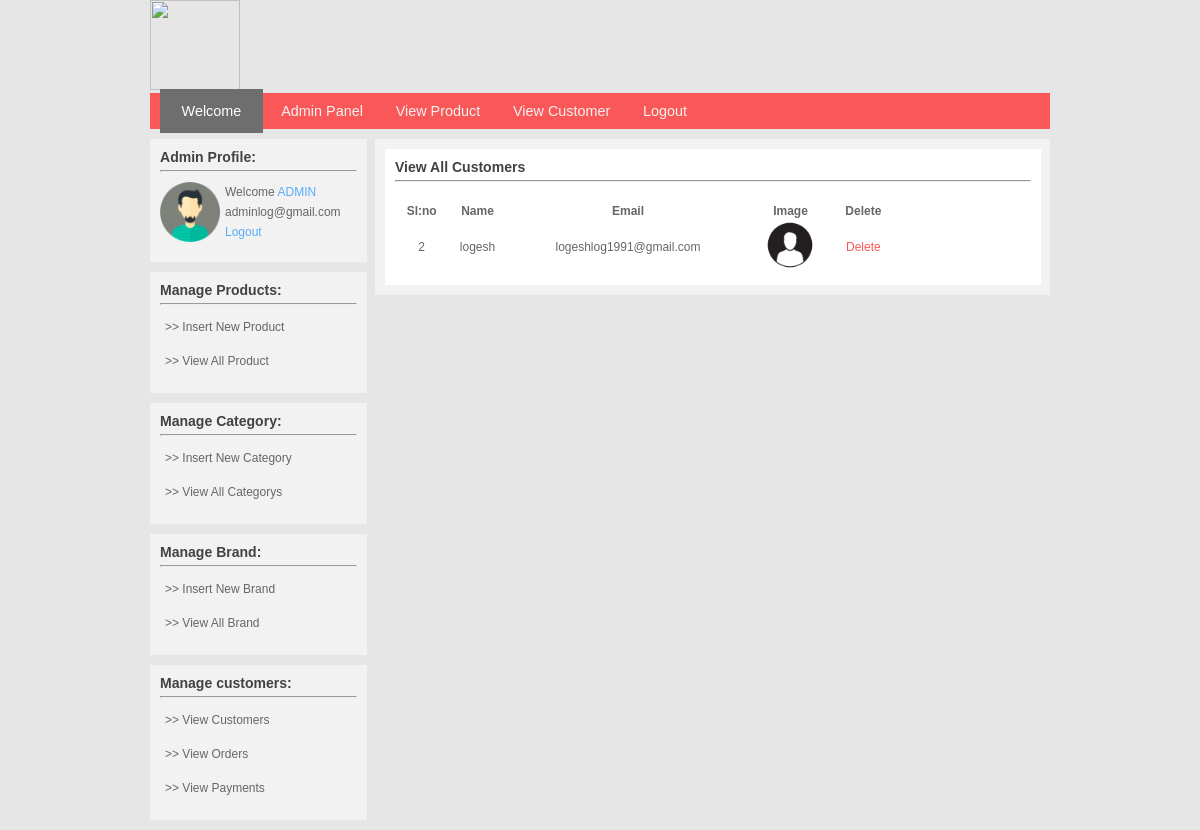
The page /e-commerce/admin_area/index.php?view_customers (signed in) on the database its author committed.
### tables this page shows
CREATE TABLE IF NOT EXISTS `customers` (
  `customer_id` int(11) NOT NULL,
  `customer_ip` varchar(20) NOT NULL,
  `customer_name` text NOT NULL,
  `customer_email` varchar(50) NOT NULL,
  `customer_pass` varchar(50) NOT NULL,
  `customer_country` text NOT NULL,
  `customer_city` text NOT NULL,
  `customer_contact` varchar(100) NOT NULL,
  `customer_address` text NOT NULL,
  `customer_image` varchar(100) NOT NULL
);

### e-commerce/admin_area/includes/admin_view_customers.php (the view)
<div id="cart_content">
	<div id="cart_inside">
		<h3>View All Customers</h3>
		<hr/>
		<?php
		$select = $conn->query("select * from customers");
		if($select->num_rows>0){
			$pro_array = array();
			while($rows = $select->fetch_assoc()){
				$pro_array[] = $rows;
			}
		}
		?>
		<table align="center" style="margin-top:20px;" width="500px">
				<thead style="font-style:bold">
					<th>Sl:no</th>
					<th>Name</th>
					<th>Email</th>
					<th>Image</th>
					<th>Delete</th>
				</thead>
				<tbody>
				<?php if(count($pro_array)){
					foreach ($pro_array as $product){
				?>
					<tr style="height:50px;">
						<td align="center" valign="middle">
							<?php echo $product['customer_id'];?>
						</td>
						<td align="center">
							<?php echo $product['customer_name'];?>
						</td>
						<td align="center" valign="middle">
							<?php echo $product['customer_email'];?>
						</td>
						<td align="center" valign="middle">
							<img src="../customer/customer_img/<?php echo $product['customer_image']; ?>" width="50" height="50" />
						</td>
						<td align="center" valign="middle">
							<a href="index.php?cus_delete_id=<?php echo $product['customer_id'];?>" style="text-decoration:none;color:#FA5858">Delete</a>
						</td>
					</tr>
					<?php
					}
				}
				?>
			</tbody>
		</table>
	</div>
</div>

### e-commerce/template/admin_sidebar.php
<?php
if(isset($_SESSION['admin_login'])){
	$c_email = $_SESSION['admin_login'];
	$select = $conn->query("select * from admin where user_email = '$c_email'");
	if($select->num_rows>0){
		$user_array = array();
		while($row = $select->fetch_assoc()){
			$user_array[] = $row;
		}
	}
		if(count($user_array)){
			foreach($user_array as $c_data){
?>
		<div id="side_bar">
				<h3>Admin Profile:</h3>
					<hr/>
					<div class="customer_inside">
						<img id="user" src="../admin_area/admin_img/admin_2.png" width="60" height="60" />
						Welcome <b style='color:#58ACFA'>ADMIN</b> <?php echo $c_data['user_email']; ?>
						<b><a href='../admin_area/includes/admin_logout.php' style='text-decoration:none;color:#58ACFA'>  Logout</a></b>
						<br/>
					</div>
				</div>
				<div id="side_bar">
					<h3>Manage Products:</h3>
					<hr/>
					<ul>
						<li><a href="index.php?insert_product"> >> Insert New Product</a></li>
						<li><a href="index.php?view_product"> >> View All Product</a></li>
					</ul>
				</div>
				<div id="side_bar">
					<h3>Manage Category:</h3>
					<hr/>
					<ul>
						<li><a href="index.php?insert_category"> >> Insert New Category</a></li>
						<li><a href="index.php?view_category"> >> View All Categorys</a></li>
					</ul>
				</div>
				<div id="side_bar">
					<h3>Manage Brand:</h3>
					<hr/>
					<ul>
						<li><a href="index.php?insert_brand"> >> Insert New Brand</a></li>
						<li><a href="index.php?view_brand"> >> View All Brand</a></li>
					</ul>
					</div>
				<div id="side_bar">
					<h3>Manage customers:</h3>
					<hr/>
					<ul>
						<li><a href="index.php?view_customers"> >> View Customers</a></li>
						<li><a href="index.php?view_orders"> >> View Orders</a></li>
						<li><a href="index.php?view_payment"> >> View Payments</a></li>
					</ul>
				</div>
<?php
			}
		}
	}
?>

### e-commerce/admin_area/styles/style.css (style rules this page uses)
html, body, div, span, applet, object, iframe, h1, h2, h4, h5, h6, p, blockquote, pre, a, abbr, acronym, address, big, cite, code, del, dfn, em, img, ins, kbd, q, s, samp, small, strike, strong, sub, sup, tt, var, b,u, i, center, dl, dt, dd, ol, ul, li, fieldset, form, label, legend, article, aside, canvas, details, embed, figure, figcaption, footer, header, hgroup, menu, nav, output, ruby, section, summary, time, mark, audio, video { margin: 0; padding: 0; border: 0; font-size: 100%; font: inherit; vertical-align: baseline; }
h3 { margin-bottom: 5px; color: #424242; }
* { margin: 0px; padding: 0px; }
body { font-family: arial; font-size: 12px; background-color:#E6E6E6; color: #666666; }
#user { float: left; margin-right: 5px; }
#side_bar { background-color: #F2F2F2; padding: 10px; margin-right: 8px; margin-bottom: 10px; }
#side_bar ul li { margin-bottom: 10px; text-align: left; padding: 5px; }
#side_bar ul li a { color: #666666; text-decoration: none; }
.customer_inside { line-height: 20px; font-size: 12px; margin-bottom: 10px; }
hr { margin-bottom: 10px; }
#cart_content { background-color: #F2F2F2; width: 98%; height: auto; padding: 10px; }
#cart_inside { background-color: white; padding: 10px; }

### rows shown on the page
customers: customer_id "2", customer_name "logesh", customer_email "logeshlog1991@gmail.com", customer_image (picture)

### other values the page prints
$c_data['user_email'] "adminlog@gmail.com"
